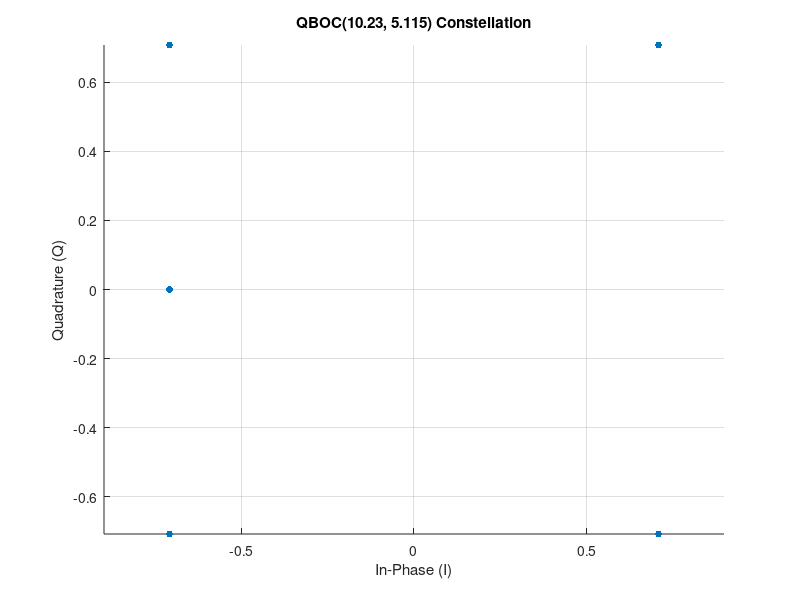
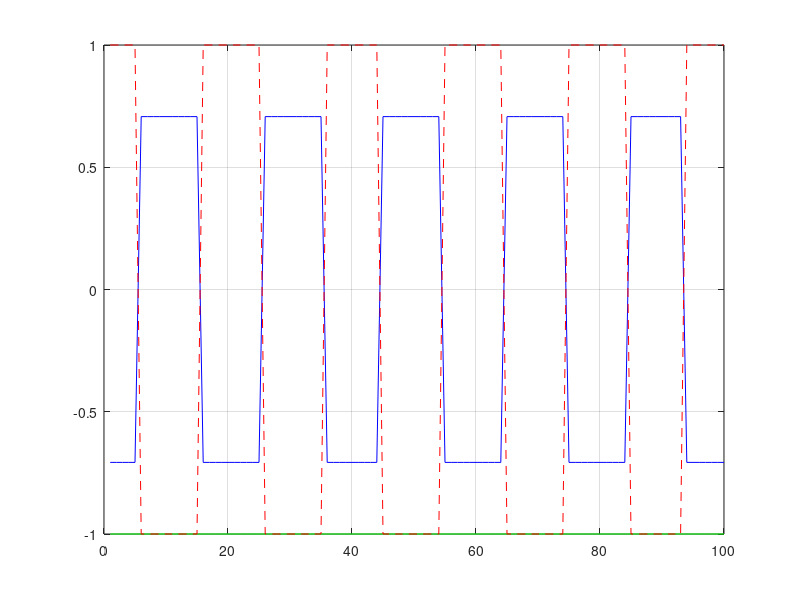
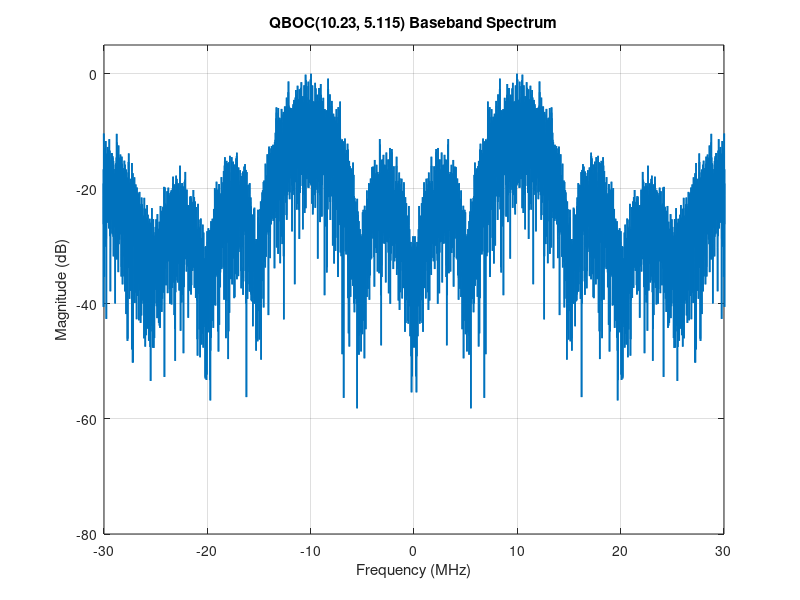

Write MATLAB code to recreate these figures, in order.
%% Parameters
fs      = 200e6;          % Sampling frequency (Hz)
T       = 1e-4;           % Signal duration (s)
t       = (0:1/fs:T-1/fs);

f_sc    = 10.23e6;        % Subcarrier frequency (Hz)
f_code  = 5.115e6;        % Code rate (Hz)

%% Generate PRN code (simple random ±1)
numChips = ceil(T * f_code);
prnChips = randi([0 1], 1, numChips)*2 - 1;

% Upsample PRN to sampling frequency
samplesPerChip = round(fs / f_code + 0.5);
prn = repelem(prnChips, samplesPerChip);
prn = prn(1:length(t));

%% Generate square-wave subcarriers
subcarrier_I = sign(cos(2*pi*f_sc*t));   % Cosine-phased
subcarrier_Q = sign(sin(2*pi*f_sc*t));   % Sine-phased

%% QBOC baseband I/Q
I = prn .* subcarrier_I;
Q = prn .* subcarrier_Q;

%% Normalize (optional)
I = I / sqrt(2);
Q = Q / sqrt(2);

%% Constellation plot
figure;
scatter(I(1:500), Q(1:500), 25, 'o', 'filled');
grid on;
axis equal;
xlabel('In-Phase (I)');
ylabel('Quadrature (Q)');
title('QBOC(10.23, 5.115) Constellation');



figure;
hold on
box on 
grid on
plot(I(1:100), '-b')
plot(prn(1:100), '-g')
plot(subcarrier_I(1:100),'--r')


%% Complex baseband QBOC signal
x = I;

% FFT parameters
Nfft = 2^nextpow2(length(x));   % FFT size
Xf   = fftshift(fft(x, Nfft));

f = (-Nfft/2:Nfft/2-1)*(fs/Nfft);   % Frequency axis

% Power spectrum (dB)
PSD = 20*log10(abs(Xf) / max(abs(Xf)));

% Plot FFT
figure;
plot(f/1e6, PSD, 'LineWidth', 1.2);
grid on;
xlabel('Frequency (MHz)');
ylabel('Magnitude (dB)');
title('QBOC(10.23, 5.115) Baseband Spectrum');
xlim([-30 30]);      % Focus around main lobes
ylim([-80 5]);



